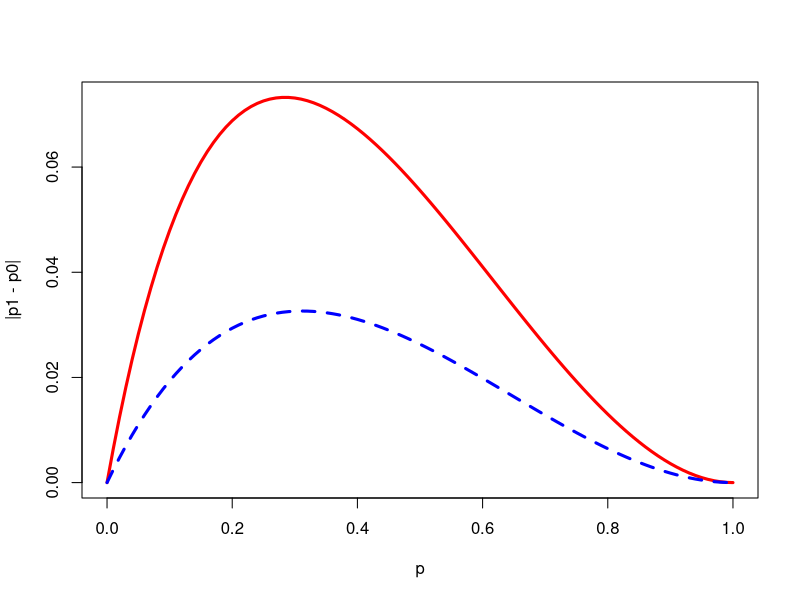
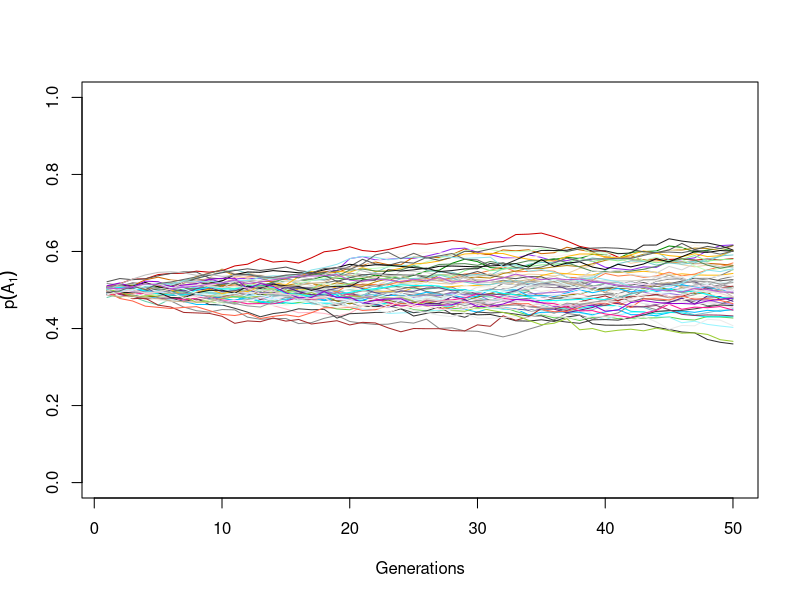
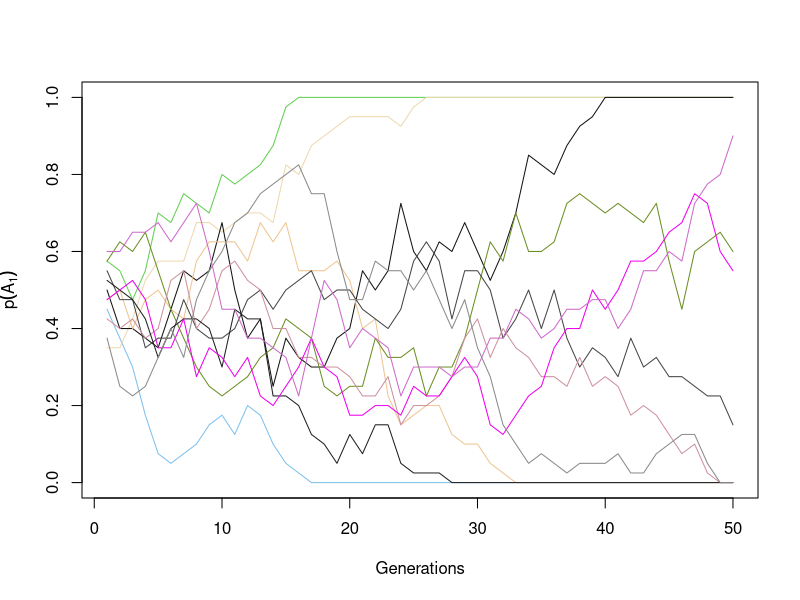

Recreate these plots in R, in order.
## ---- chunk 1
options(htmltools.dir.version = FALSE)
## ---- chunk 2
n = 5
n11 = 1
f11 = n11/n
n12 = 2
p = f11 + 1/2*2/n
p ### allele freq of minor allele T
## ---- chunk 3
deltap <- function(s, p){
  q <- 1-p
  return((s*p*q^2)/(1 - s*q^2))
}

p <- seq(0, 1, by=0.01)
plot(p, deltap(s=0.4, p), type="l", lwd=3, col="red", xlab="p", ylab="|p1 - p0|")
lines(p, deltap(s=0.2, p), lty=2, lwd=3, col="blue")
## ---- chunk 4
wright_fisher <- function(N=1000, A1=100, t=1000){
  p <- A1/(2*N)
  ### make a numeric vector to hold the results
  freq <- as.numeric();
  ### Use for loop to run over t generations
  for (i in 1:t){
    A1 <- rbinom(1, 2*N, p) # samling allele from a binom distribution
    p <- A1/(2*N)
    freq[i] <- p
  }
  return(freq)
}
frq <- wright_fisher(N=1000, A1=100, t=1000)
## ---- chunk 5
set.seed(12347)
N=2000; A1=2000; t=50
frq <- wright_fisher(N=N, A1=A1, t=t)
plot(frq, type="l", ylim=c(0,1), col=3, xlab="Generations",ylab=expression(p(A[1])))
    for(u in 1:100){
      frq <- wright_fisher(N=N, A1=A1, t=t)
      random <- sample(1:1000,1,replace=F)
      randomcolor <- colors()[random] 
      lines(frq,type="l",col=(randomcolor))
    }
## ---- chunk 6
set.seed(12347)
N=20; A1=20; t=50
frq <- wright_fisher(N=N, A1=A1, t=t)
plot(frq, type="l", ylim=c(0,1), col=3, xlab="Generations",ylab=expression(p(A[1])))
    for(u in 1:20){
      frq <- wright_fisher(N=N, A1=A1, t=t)
      random <- sample(1:1000,1,replace=F)
      randomcolor <- colors()[random] 
      lines(frq,type="l",col=(randomcolor))
    }
